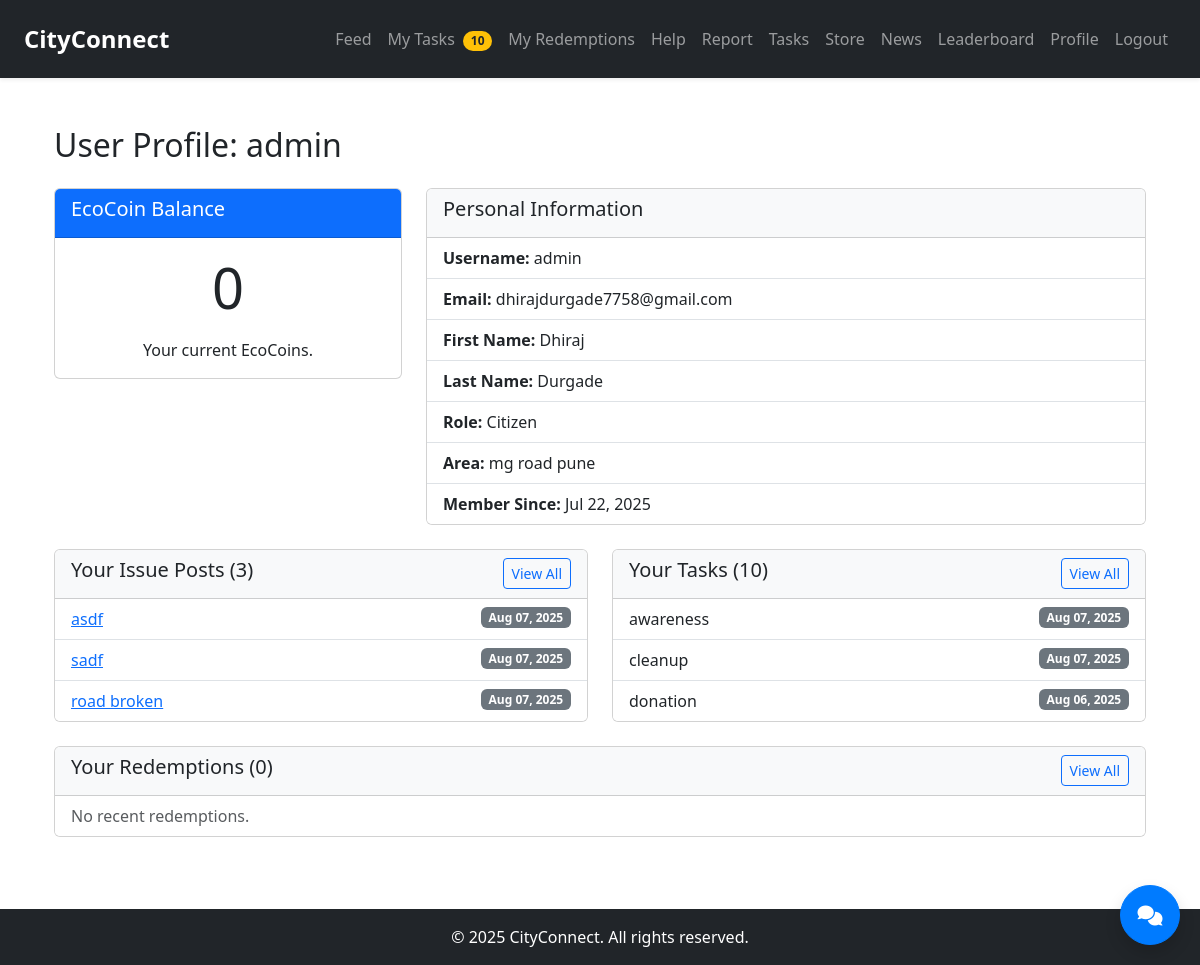
Before: /profile/ (signed in) with the older database file.
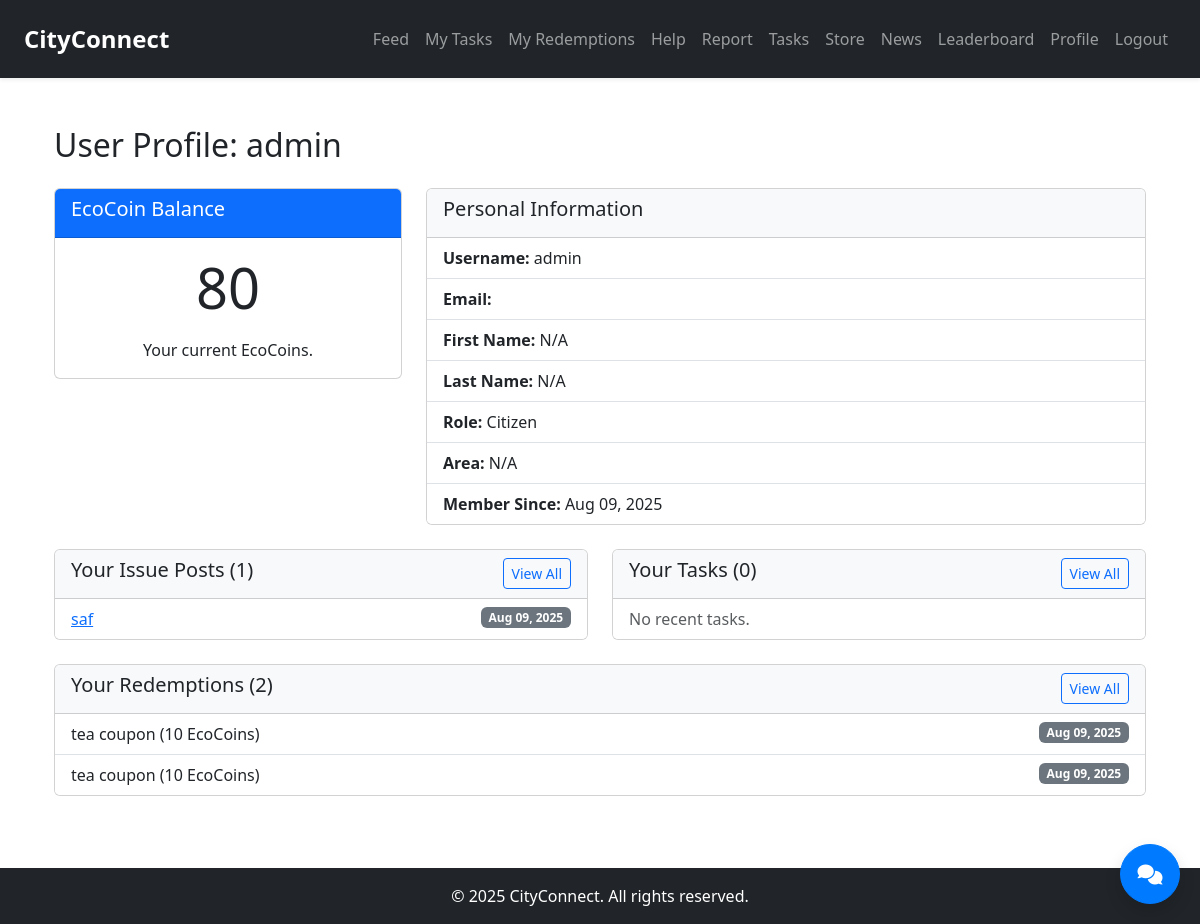
After: the same page with the newer database file.
### core/models.py (models this page shows, shortened)
class User(AbstractUser):
    ROLE_CHOICES = (
        ('citizen', 'Citizen'),
        ('admin', 'Admin'),
    )
    role = models.CharField(max_length=10, choices=ROLE_CHOICES, default='citizen')
    eco_coins = models.PositiveIntegerField(default=0)
    area = models.CharField(max_length=100, blank=True)

class IssuePost(models.Model):
    STATUS_CHOICES = [
        ('pending', 'Pending'),
        ('in_progress', 'In Progress'),
        ('resolved', 'Resolved'),
    ]
    DEPARTMENT_CHOICES = [
        ('public_works', 'Public Works Department'),
        ('water_supply', 'Water Supply Department'),
        ('waste_management', 'Waste Management Department'),
        ('electricity', 'Electricity Department'),
        ('health_sanitation', 'Health & Sanitation Department'),
        ('traffic_transport', 'Traffic & Transport Department'),
        ('parks_recreation', 'Parks & Recreation Department'),
        ('other', 'Other'),
    ]
    id = models.AutoField(primary_key=True, editable=True)
    user = models.ForeignKey(User, on_delete=models.CASCADE, related_name='issue_posts')
    title = models.CharField(max_length=150)
    description = models.TextField()
    image = models.ImageField(upload_to='issue_posts/', blank=True, null=True)
    area = models.CharField(max_length=100)
    location_details = models.CharField(max_length=200, blank=True, null=True, help_text="Specific location details (e.g., 'Near City Park, Sector 10')")
    department = models.CharField(max_length=50, choices=DEPARTMENT_CHOICES, help_text="Select the relevant department for this issue.")
    created_at = models.DateTimeField(auto_now_add=True)
    updated_at = models.DateTimeField(auto_now=True)
    status = models.CharField(
        max_length=20,
        choices=STATUS_CHOICES,
        default='pending'
    )
    likes_count = models.PositiveIntegerField(default=0)
    comments_count = models.PositiveIntegerField(default=0)
    class Meta:
        ordering = ['-created_at']
        verbose_name = 'Issue Post'
        verbose_name_plural = 'Issue Posts'
        indexes = [
            models.Index(fields=['-created_at']),
            models.Index(fields=['status']),
            models.Index(fields=['area']),
            models.Index(fields=['department']), # New index for department
        ]

class Task(models.Model):
    TASK_TYPE_CHOICES = [
        ('plastic_bottles', 'Donate 100 Plastic Bottles (Recycling)'),
        ('public_awareness', 'Conduct a Public Awareness Campaign'),
        ('tree_planting', 'Participate in a Tree Planting Drive'),
        ('community_cleanup', 'Organize/Join a Community Cleanup Event'),
        ('e_waste_collection', 'Facilitate E-Waste Collection'),
        ('water_conservation', 'Implement Water Conservation Initiative'),
        ('energy_saving', 'Promote Energy Saving Practices'),
        ('composting', 'Start/Maintain a Composting Project'),
        ('other', 'Other Approved Civic Task'),
    ]
    user = models.ForeignKey(User, on_delete=models.CASCADE)
    title = models.CharField(max_length=100, help_text="A short, descriptive title for your task.")
    description = models.TextField(help_text="Provide details about the task you completed, including location and impact.")
    task_type = models.CharField(max_length=50, choices=TASK_TYPE_CHOICES)
    proof_image = models.ImageField(upload_to='tasks/', null=True, blank=True)
    is_verified = models.BooleanField(default=False)
    submitted_at = models.DateTimeField(auto_now_add=True)
    admin_feedback = models.TextField(blank=True, null=True)
    initial_eco_coins = models.PositiveIntegerField(default=0) # Coins awarded on submission
    verified_eco_coins = models.PositiveIntegerField(default=0) # Additional coins on verification
    total_eco_coins_awarded = models.PositiveIntegerField(default=0) # Sum of initial + verified

### store/models.py (models this page shows, shortened)
class Redemption(models.Model):
    STATUS_CHOICES = [
        ('pending', 'Pending'),
        ('completed', 'Completed'),
        ('cancelled', 'Cancelled'),
    ]
    user = models.ForeignKey(User, on_delete=models.CASCADE, related_name="redemptions")
    offer = models.ForeignKey(StoreOffer, on_delete=models.CASCADE, related_name="redemptions")
    coins_spent = models.PositiveIntegerField()
    redeemed_at = models.DateTimeField(auto_now_add=True)
    voucher_code = models.CharField(max_length=20, unique=True, blank=True)
    status = models.CharField(max_length=20, choices=STATUS_CHOICES, default='completed')
    class Meta:
        ordering = ['-redeemed_at']

class StoreOffer(models.Model):
    OFFER_TYPE_CHOICES = [
        ('shop_offer', 'Shop Offer'),
        ('donor_gift', 'Donor Gift'),
        ('event_ticket', 'Event Ticket'),
        ('eco_reward', 'Eco Reward'),
    ]
    name = models.CharField(max_length=255)
    description = models.TextField()
    image = models.ImageField(upload_to='store_offers/', blank=True, null=True)
    coins_required = models.PositiveIntegerField()
    offer_type = models.CharField(max_length=20, choices=OFFER_TYPE_CHOICES)
    location_name = models.CharField(max_length=255)
    location_map_url = models.URLField(blank=True, null=True)
    stock = models.PositiveIntegerField(default=0)
    start_date = models.DateField()
    end_date = models.DateField()
    added_by = models.ForeignKey(User, on_delete=models.CASCADE, related_name="offers_added")
    is_active = models.BooleanField(default=True)
    created_at = models.DateTimeField(auto_now_add=True)
    class Meta:
        ordering = ['-created_at']

### core/views.py (the view)
# urls.py: path('profile/', views.profile, name='profile'),
@login_required
def profile(request):
    user = request.user
    issue_posts = IssuePost.objects.filter(user=user)
    tasks = Task.objects.filter(user=user)
    redemptions = Redemption.objects.filter(user=user) # Fetch from store app
    context = {
        'user': user,
        'eco_coins': user.eco_coins,
        'issue_post_count': issue_posts.count(),
        'task_count': tasks.count(),
        'redemption_count': redemptions.count(),
        'recent_issue_posts': issue_posts.order_by('-created_at')[:3],
        'recent_tasks': tasks.order_by('-submitted_at')[:3],
        'recent_redemptions': redemptions.order_by('-redeemed_at')[:3], # Use redeemed_at
    }
    return render(request, 'core/profile.html', context)

### core/context_processors.py (called while the page is built)
def notification_counts(request):
    if request.user.is_authenticated:
        pending_tasks = Task.objects.filter(user=request.user, is_verified=False).count()
    else:
        pending_tasks = 0
    return {
        'pending_tasks': pending_tasks,
        'pending_redemptions': 0, # Removed from core context, handled by store app
    }

### core/templates/core/profile.html (shortened to what the changed rows need)
{% extends 'core/base.html' %}
{% block content %}
<div class="container mt-4">
    <h2 class="mb-4">User Profile: {{ user.username }}</h2>
    <div class="row">
        <div class="col-md-4">
            <div class="card mb-4">
                <div class="card-body text-center">
                    <p class="display-4">{{ eco_coins }}</p>
                    <p class="card-text">Your current EcoCoins.</p>
                </div>
            </div>
        </div>
        <div class="col-md-8">
            <div class="card mb-4">
                <ul class="list-group list-group-flush">
                    <li class="list-group-item"><strong>Username:</strong> {{ user.username }}</li>
                    <li class="list-group-item"><strong>Email:</strong> {{ user.email }}</li>
                    <li class="list-group-item"><strong>First Name:</strong> {{ user.first_name|default:"N/A" }}</li>
                    <li class="list-group-item"><strong>Last Name:</strong> {{ user.last_name|default:"N/A" }}</li>
                    <li class="list-group-item"><strong>Role:</strong> {{ user.role|capfirst }}</li>
                    <li class="list-group-item"><strong>Area:</strong> {{ user.area|default:"N/A" }}</li>
                    <li class="list-group-item"><strong>Member Since:</strong> {{ user.date_joined|date:"M d, Y" }}</li>
                </ul>
            </div>
        </div>
    </div>
    <div class="row">
        <div class="col-md-6">
            <div class="card mb-4">
                <div class="card-header bg-light">
                    <h5>Your Issue Posts ({{ issue_post_count }}) <a href="{% url 'feed' %}" class="btn btn-sm btn-outline-primary float-end">View All</a></h5>
                </div>
                <ul class="list-group list-group-flush">
                    {% for post in recent_issue_posts %}
                        <li class="list-group-item">
                            <a href="{% url 'post_detail' post.id %}">{{ post.title }}</a>
                            <span class="badge bg-secondary float-end">{{ post.created_at|date:"M d, Y" }}</span>
                        </li>
                    {% empty %}
                        <li class="list-group-item text-muted">No recent issue posts.</li>
                    {% endfor %}
                </ul>
            </div>
        </div>
        <div class="col-md-6">
            <div class="card mb-4">
                <div class="card-header bg-light">
                    <h5>Your Tasks ({{ task_count }}) <a href="{% url 'tasks' %}" class="btn btn-sm btn-outline-primary float-end">View All</a></h5>
                </div>
                <ul class="list-group list-group-flush">
                    {% for task in recent_tasks %}
                        <li class="list-group-item">
                            {{ task.get_task_type_display }}
                            <span class="badge bg-secondary float-end">{{ task.submitted_at|date:"M d, Y" }}</span>
                        </li>
                    {% empty %}
                        <li class="list-group-item text-muted">No recent tasks.</li>
                    {% endfor %}
                </ul>
            </div>
        </div>
    </div>
    <div class="row">
        <div class="col-md-12">
            <div class="card mb-4">
                <div class="card-header bg-light">
                    <h5>Your Redemptions ({{ redemption_count }}) <a href="{% url 'redemption_history' %}" class="btn btn-sm btn-outline-primary float-end">View All</a></h5>
                </div>
                <ul class="list-group list-group-flush">
                    {% for redemption in recent_redemptions %}
                        <li class="list-group-item">
                            {{ redemption.offer.name }} ({{ redemption.coins_spent }} EcoCoins)
                            <span class="badge bg-secondary float-end">{{ redemption.redeemed_at|date:"M d, Y" }}</span>
                        </li>
                    {% empty %}
                        <li class="list-group-item text-muted">No recent redemptions.</li>
                    {% endfor %}
                </ul>
            </div>
        </div>
    </div>
</div>
{% endblock %}

Changed rows visible on the page:
removed IssuePost: title "asdf", created_at "Aug 07, 2025"
removed IssuePost: title "sadf", created_at "Aug 07, 2025"
removed IssuePost: title "road broken", created_at "Aug 07, 2025"
removed Task: task_type "awareness", submitted_at "Aug 07, 2025"
removed Task: task_type "cleanup", submitted_at "Aug 07, 2025"
removed Task: task_type "donation", submitted_at "Aug 06, 2025"
changed User "admin": first_name "Dhiraj" → "N/A"; last_name "Durgade" → "N/A"; area "mg road pune" → "N/A"; date_joined "Jul 22, 2025" → "Aug 09, 2025"; email "dhirajdurgade7758@gmail.com" → (not shown)
added IssuePost: title "saf", created_at "Aug 09, 2025"
added Redemption: offer.name "tea coupon", coins_spent "10", redeemed_at "Aug 09, 2025"
added Redemption: offer.name "tea coupon", coins_spent "10", redeemed_at "Aug 09, 2025"
Other visible differences:
{{ eco_coins }}: "0" → "80"
{{ issue_post_count }}: "3" → "1"
{{ task_count }}: "10" → "0"
{{ redemption_count }}: "0" → "2"
{{ pending_tasks }}: "10" → (not shown)
text no longer shown: "No recent redemptions."
text now shown: "No recent tasks."
